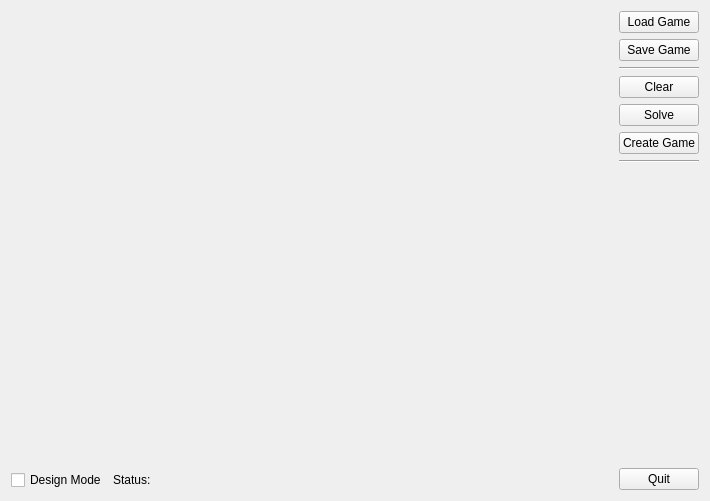
<?xml version="1.0" encoding="UTF-8"?>
<ui version="4.0">
 <class>QSudokuWindowBase</class>
 <widget class="QWidget" name="QSudokuWindowBase">
  <property name="geometry">
   <rect>
    <x>0</x>
    <y>0</y>
    <width>710</width>
    <height>501</height>
   </rect>
  </property>
  <property name="windowTitle">
   <string>A Simple Sudoku Game</string>
  </property>
  <layout class="QHBoxLayout">
   <item>
    <layout class="QVBoxLayout">
     <item>
      <widget class="QSudokuWidget" name="sw" native="true">
       <property name="sizePolicy">
        <sizepolicy hsizetype="MinimumExpanding" vsizetype="MinimumExpanding">
         <horstretch>0</horstretch>
         <verstretch>0</verstretch>
        </sizepolicy>
       </property>
      </widget>
     </item>
     <item>
      <layout class="QHBoxLayout">
       <item>
        <widget class="QCheckBox" name="cb_design_mode">
         <property name="text">
          <string>Design Mode</string>
         </property>
        </widget>
       </item>
       <item>
        <widget class="QLabel" name="textLabel1">
         <property name="text">
          <string>Status:</string>
         </property>
         <property name="wordWrap">
          <bool>false</bool>
         </property>
        </widget>
       </item>
       <item>
        <widget class="QLabel" name="tl_status">
         <property name="sizePolicy">
          <sizepolicy hsizetype="Expanding" vsizetype="Preferred">
           <horstretch>0</horstretch>
           <verstretch>0</verstretch>
          </sizepolicy>
         </property>
         <property name="frameShadow">
          <enum>QFrame::Sunken</enum>
         </property>
         <property name="text">
          <string/>
         </property>
         <property name="wordWrap">
          <bool>false</bool>
         </property>
        </widget>
       </item>
      </layout>
     </item>
    </layout>
   </item>
   <item>
    <layout class="QVBoxLayout">
     <item>
      <widget class="QPushButton" name="pb_load">
       <property name="text">
        <string>Load Game</string>
       </property>
      </widget>
     </item>
     <item>
      <widget class="QPushButton" name="pb_save">
       <property name="text">
        <string>Save Game</string>
       </property>
      </widget>
     </item>
     <item>
      <widget class="Line" name="line1">
       <property name="frameShape">
        <enum>QFrame::HLine</enum>
       </property>
       <property name="frameShadow">
        <enum>QFrame::Sunken</enum>
       </property>
      </widget>
     </item>
     <item>
      <widget class="QPushButton" name="pb_clear">
       <property name="text">
        <string>Clear</string>
       </property>
      </widget>
     </item>
     <item>
      <widget class="QPushButton" name="pb_solve">
       <property name="text">
        <string>Solve</string>
       </property>
      </widget>
     </item>
     <item>
      <widget class="QPushButton" name="pb_new">
       <property name="text">
        <string>Create Game</string>
       </property>
      </widget>
     </item>
     <item>
      <widget class="Line" name="line2">
       <property name="frameShape">
        <enum>QFrame::HLine</enum>
       </property>
       <property name="frameShadow">
        <enum>QFrame::Sunken</enum>
       </property>
      </widget>
     </item>
     <item>
      <spacer name="spacer1">
       <property name="orientation">
        <enum>Qt::Vertical</enum>
       </property>
       <property name="sizeType">
        <enum>QSizePolicy::Expanding</enum>
       </property>
       <property name="sizeHint" stdset="0">
        <size>
         <width>20</width>
         <height>120</height>
        </size>
       </property>
      </spacer>
     </item>
     <item>
      <widget class="QPushButton" name="pb_quit">
       <property name="text">
        <string>Quit</string>
       </property>
      </widget>
     </item>
    </layout>
   </item>
  </layout>
 </widget>
 <layoutdefault spacing="6" margin="11"/>
 <customwidgets>
  <customwidget>
   <class>QSudokuWidget</class>
   <extends>QWidget</extends>
   <header>QSudokuWidget.h</header>
  </customwidget>
 </customwidgets>
 <includes>
  <include location="local">QSudokuWidget.h</include>
 </includes>
 <resources/>
 <connections/>
</ui>
